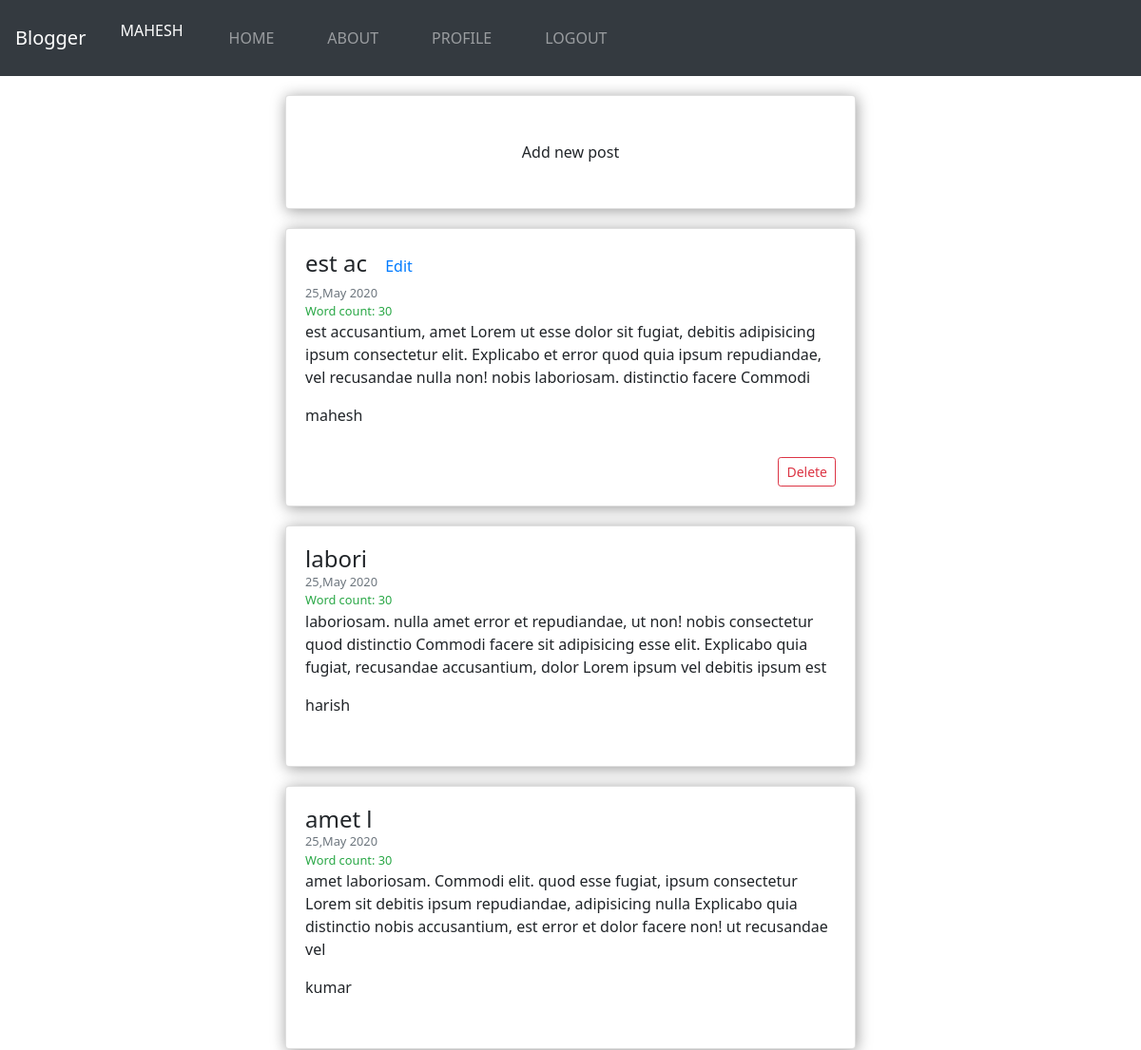
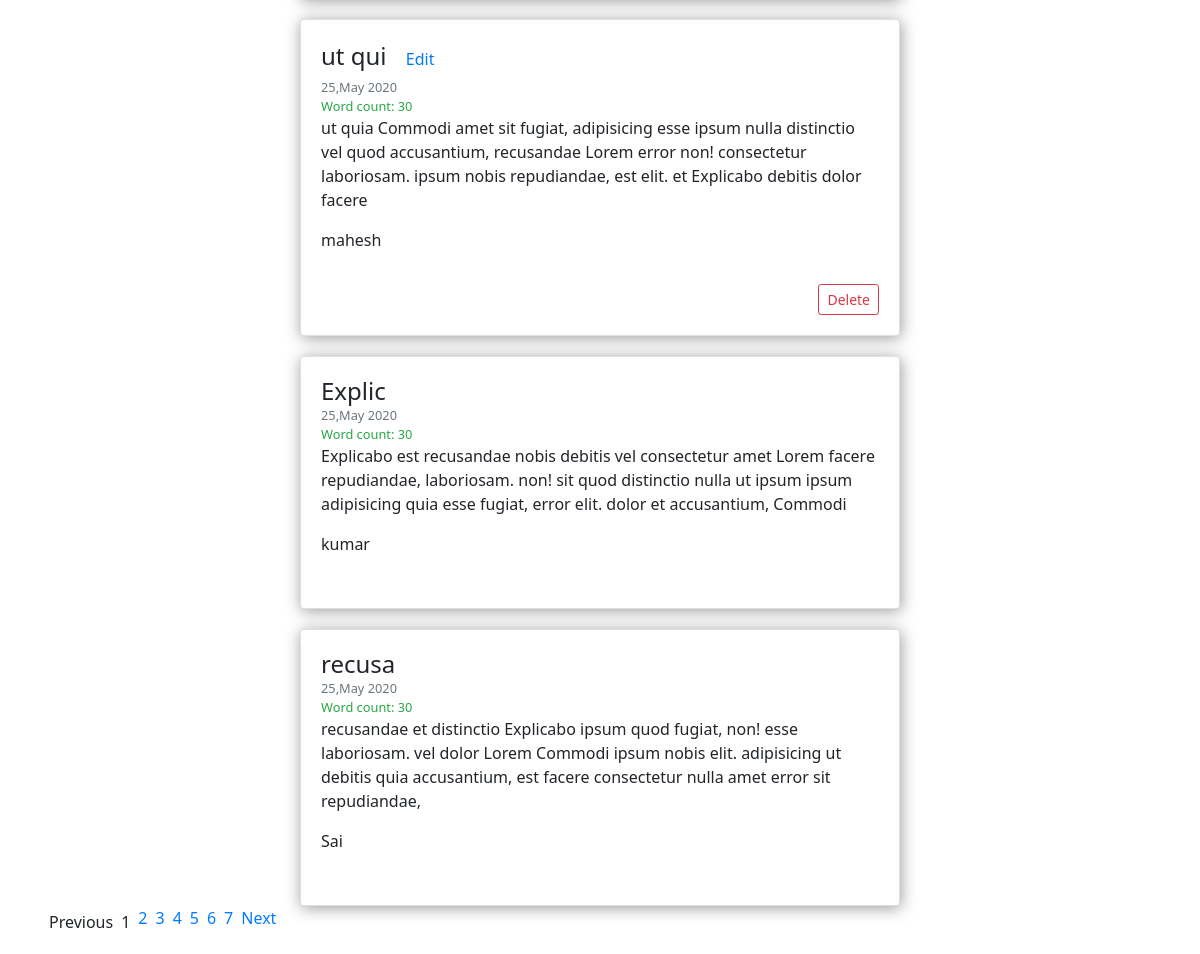
Before: / (signed in) with the older database file (2 pictures, top to bottom).
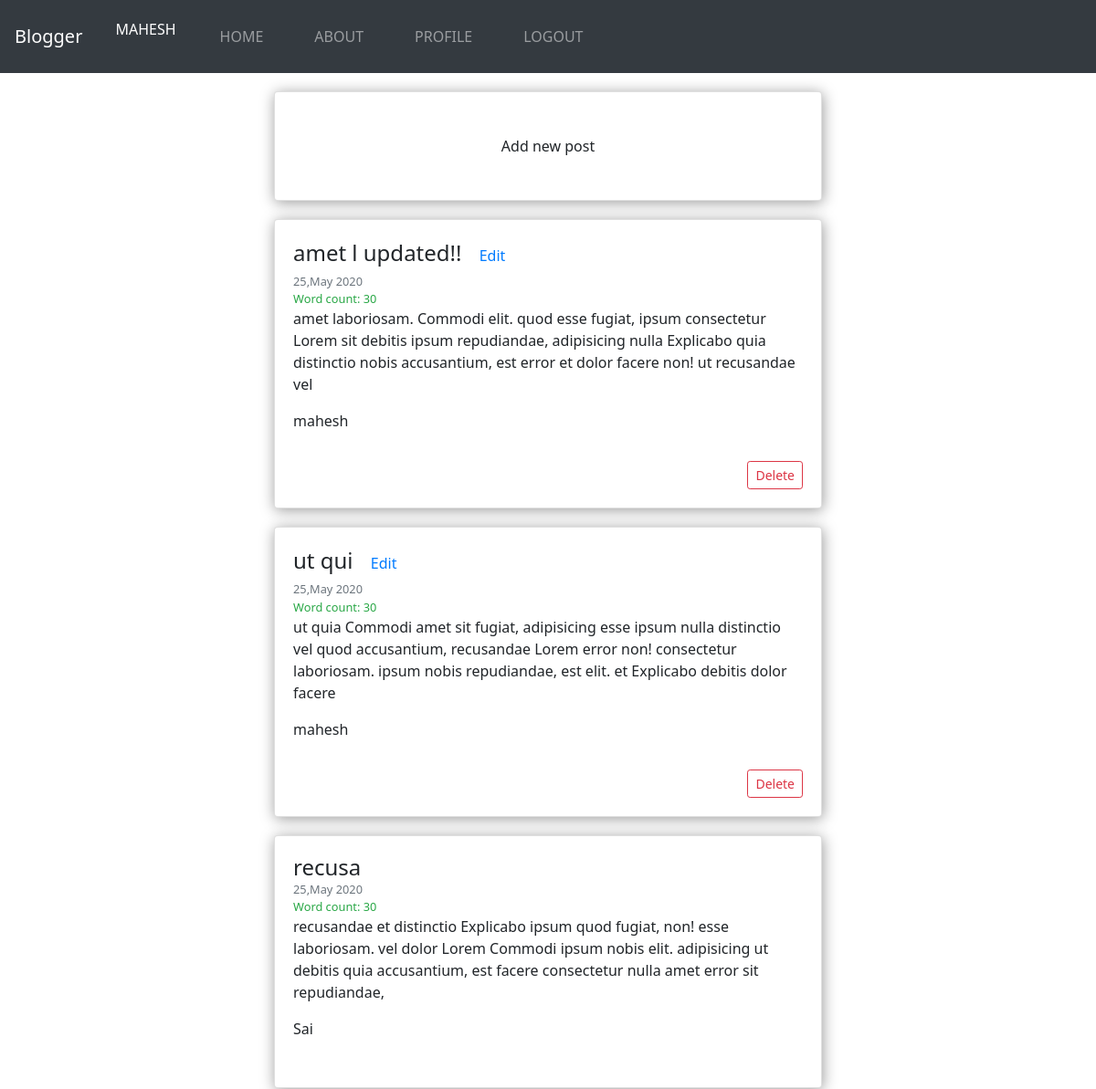
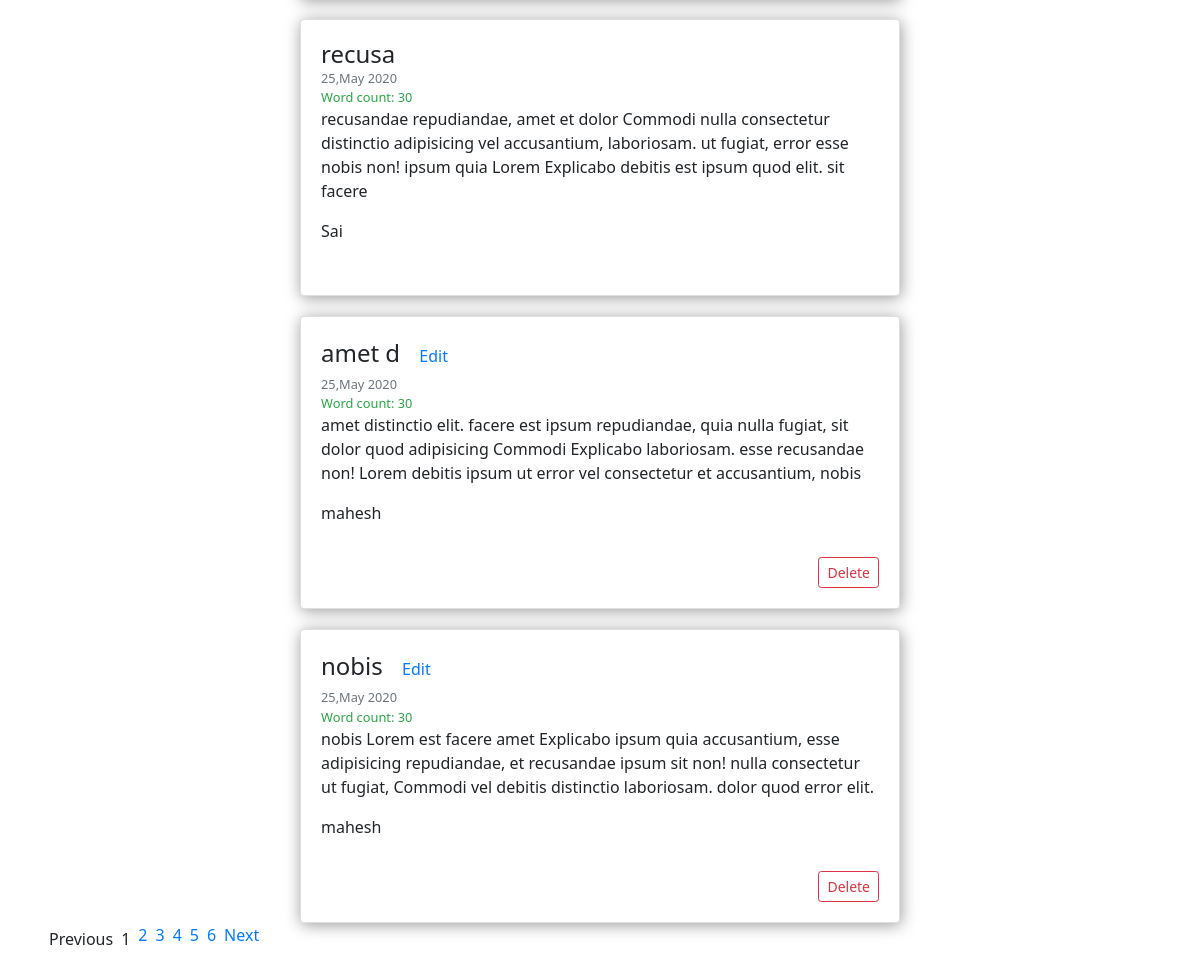
After: the same page with the newer database file (2 pictures, top to bottom).
### posts/models.py (models this page shows, shortened)
class Post(models.Model):
    title = models.CharField(max_length=200) # limited size string
    content = models.TextField() # string , but no limit
    create_date = models.DateTimeField(auto_now_add=True) # auto_now_add -> makes it immutable
    modified_date = models.DateTimeField(auto_now=True) # auto_now -> makes it mutable
    author = models.ForeignKey(User, on_delete=models.CASCADE)

### posts/views.py (the view)
# urls.py: 2. Add a URL to urlpatterns:  path('', views.home, name='home')
@login_required
def home(request):
  post_list = Post.objects.all().order_by('-create_date')
  page = request.GET.get('page',1)
  paginator = Paginator(post_list,6)
  try:
    posts = paginator.page(page)
  except PageNotAnInteger:
    posts = paginator.page(1)
  except EmptyPage:
    posts = paginator.page(paginator.num_pages)
  context = {
    'posts':posts
  }
  return render(request,"posts/home.html",context)

### posts/templates/posts/home.html (shortened to what this page needs)
{% extends 'posts/base.html' %}
{% block content %}
{% load static %}
<main class="container">
  <div class="card mr-auto">
    <a href="{% url 'posts-create' %}" class="btn">Add new post</a>
  </div>
  {% for post in posts %}
  <div class="card card-body mr-auto">
    <h1 class="mb-0">{{post.title}}
      {% if request.user == post.author %}
        <a href="{% url 'posts-edit' post.id %}" class="btn text-primary">Edit</a>
      {% endif %}
    </h1>
    <small class="text-muted">{{post.create_date | date:"d,M Y" }}</small>
    <small class="text-success">Word count: {{ post.content|wordcount }}</small>
    <p>{{post.content}}</p>
    <p>{{post.author}}</p>
    {% if request.user == post.author %}
      <span><a href="{% url 'posts-delete' post.id %}" class="btn btn-outline-danger btn-sm float-right">Delete</a></span>
    {% endif %}
  </div>
  {% endfor %}
{% if posts.has_other_pages %}
  <ul class="pagination mr-auto w-auto">
    {% if posts.has_previous %}
      <li><a class="m-1" href="?page={{posts.previous_page_number}}">Previous</a></li>
    {% else %}
      <li class="disabled m-1"> <span>Previous</span></li>
    {% endif %}
    {% for i in posts.paginator.page_range %}
      {% if posts.number == i %}
        <li class="active m-1"><span>{{posts.number}}</span></li>
      {% else %}
        <li><a class="m-1" href="?page={{i}}">{{i}}</a></li>
      {% endif %}
    {% endfor %}
    {% if posts.has_next %}
      <li><a href="?page={{posts.next_page_number}}" class="m-1">Next</a></li>
    {% else %}
      <li class="disabled m-1"> <span>Next</span></li>
    {% endif %}
  </ul>
{% endif %}
</main>
{% endblock content %}

Changed rows visible on the page:
removed Post: title "est ac", shows "Edit", create_date "25,May 2020", content "30", content "est accusantium, amet Lorem ut esse dolor sit fugiat, debitis adipisicing ipsum consectetur elit. Explicabo et error quod quia ipsum repudiandae, vel recusandae nulla non! nobis laboriosam. distinctio facere Commodi", author "mahesh", shows "Delete"
removed Post: title "labori", create_date "25,May 2020", content "30", content "laboriosam. nulla amet error et repudiandae, ut non! nobis consectetur quod distinctio Commodi facere sit adipisicing esse elit. Explicabo quia fugiat, recusandae accusantium, dolor Lorem ipsum vel debitis ipsum est", author "harish"
removed Post: title "Explic", create_date "25,May 2020", content "30", content "Explicabo est recusandae nobis debitis vel consectetur amet Lorem facere repudiandae, laboriosam. non! sit quod distinctio nulla ut ipsum ipsum adipisicing quia esse fugiat, error elit. dolor et accusantium, Commodi", author "kumar"
changed Post: title "amet l" → "amet l updated!!"; author "kumar" → "mahesh"; now shows "Edit Delete"
now on this page (row unchanged): Post: title "recusa", create_date "25,May 2020", content "30", content "recusandae repudiandae, amet et dolor Commodi nulla consectetur distinctio adipisicing vel accusantium, laboriosam. ut fugiat, error esse nobis non! ipsum quia Lorem Explicabo debitis est ipsum quod elit. sit facere", author "Sai"
now on this page (row unchanged): Post: title "amet d", shows "Edit", create_date "25,May 2020", content "30", content "amet distinctio elit. facere est ipsum repudiandae, quia nulla fugiat, sit dolor quod adipisicing Commodi Explicabo laboriosam. esse recusandae non! Lorem debitis ipsum ut error vel consectetur et accusantium, nobis", author "mahesh", shows "Delete"
now on this page (row unchanged): Post: title "nobis", shows "Edit", create_date "25,May 2020", content "30", content "nobis Lorem est facere amet Explicabo ipsum quia accusantium, esse adipisicing repudiandae, et recusandae ipsum sit non! nulla consectetur ut fugiat, Commodi vel debitis distinctio laboriosam. dolor quod error elit.", author "mahesh", shows "Delete"
Other visible differences:
list line gone: "7"
